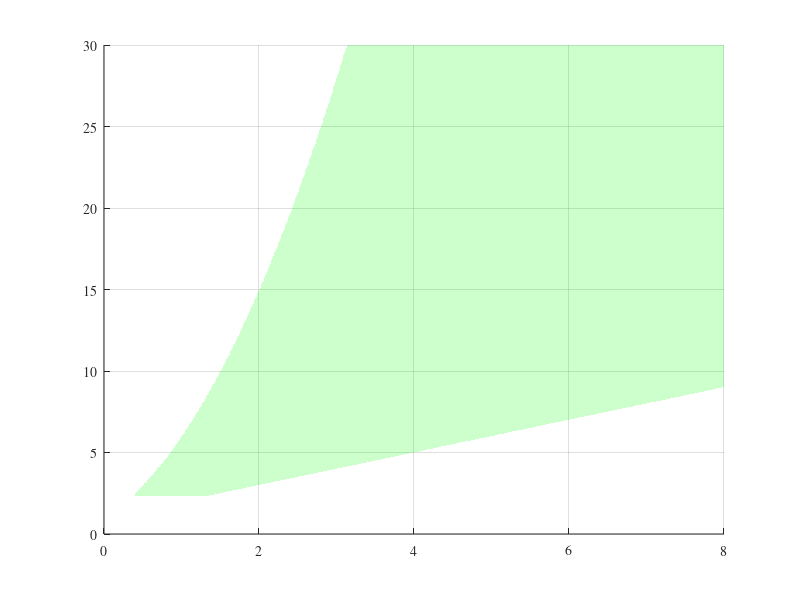

This figure's MATLAB source: (Note: this script raises an error after producing the figure.)
%Numerical Coex Region overlaid with Theoretical Coexistence Region.
tic;
%%%%%%%%%%%%%%%%%%%%%%%%%%%%%%%%%%%%%%%%%%%%%%%%%%%%%%%%%%%%%%%%%%%%%%%%%%%%%%%%%%%%%%%%%%%%%%%%%%%%%%%%%%
%%%%%%%%%%%%%%%%%%                                                                      %%%%%%%%%%%%%%%%%%
%%%%%%%%%%%%%%%%%%                       NUMERICAL COEXISTENCE CODE                     %%%%%%%%%%%%%%%%%%
%%%%%%%%%%%%%%%%%%                                                                      %%%%%%%%%%%%%%%%%%
%%%%%%%%%%%%%%%%%%%%%%%%%%%%%%%%%%%%%%%%%%%%%%%%%%%%%%%%%%%%%%%%%%%%%%%%%%%%%%%%%%%%%%%%%%%%%%%%%%%%%%%%%%
F = 5;

    if F ==1 || F==5
        %________PARAMETER (a)______%
%            B2 = 10.6; %invader
%            D2 = 6;  %invader

            Birth1 = 2.34; %resident
            Death1 = 0.4;   %resident
            %________PARAMETER (a)_______%
    elseif F==2 || F==6
            % % %________PARAMETER (b)______%
%              B2 = 18; %invader
%              D2 = 7;  %invader
            % 
             Birth1 = 5.6; %resident
             Death1 = 1;   %resident
            % % %________PARAMETER (b)_______%
    elseif F==3 || F==7
            % %________PARAMETER (c)______%
%             B2 = 17; %invader
%             D2 = 7;  %invader
%              
            Birth1 = 6.8; %resident
            Death1 = 2;   %resident
            % %________PARAMETER (c)_______%
    elseif F==4 || F==8
            % %________PARAMETER (d)______%
%             B2 = 21; %invader
%             D2 = 7;  %invader
            
            Birth1 = 9; %resident
            Death1 = 2;   %resident
            % %________PARAMETER (d)_______%
    
    end

% Birth1 = 2.34; %fixed Param %resident
% Death1 = 0.4; %fixed Param %resident

if F <5
    InvType = 1; 
elseif F > 4
    InvType = 2; 
end


gamma =1; %fixed Param

StepSizeB = 5; %This determine how many points are checked in the parameter sweep. Smaller = more points
StepSizeD = 5;


Birth2 = Birth1:StepSizeB:30; %Mesh for Birth       and Death params. 
Death2 = Death1:StepSizeD:8; %I scale these linearly, but they can have any upper bound.

    %%%%%%%%%%%%%%%%%%%%%%%%%%%%%%%%%%%%%%%%%%%%%%%%%%%%%%%%%%%%%%%%%%%%%%%%%%%%%%%%%%%%%%%%%%%%%%%%%%%%%%%%%%
    %%%%%%%%%%%%%%%%%%                                                                      %%%%%%%%%%%%%%%%%%
    %%%%%%%%%%%%%%%%%%                     ANALYTICAL COEXISTENCE CODE                     %%%%%%%%%%%%%%%%%%
    %%%%%%%%%%%%%%%%%%                                                                      %%%%%%%%%%%%%%%%%%
    %%%%%%%%%%%%%%%%%%%%%%%%%%%%%%%%%%%%%%%%%%%%%%%%%%%%%%%%%%%%%%%%%%%%%%%%%%%%%%%%%%%%%%%%%%%%%%%%%%%%%%%%%%
    
    meshsize = 0.01;
    g=gamma;
    
    % %-------Param 0 ----------------
    bj=Birth1; 
    muj=Death1;
    
    %define the range of x (mi),y (ri - birth - bi) coordinates
    
    % mui=muj:.1*meshsize:8;
    % bi=bj:.36587*meshsize:30;
    
    mui=muj:meshsize:8;
    bi=bj:meshsize:30;
    
    
    %Making a Matrix of b_i (r_i) and m_i values
    [b,m] = meshgrid(bi,mui);
    
    
    %-------start feasbility ----------------
    Sij= b > (2*bj.*(m+g).*(g+muj).*(m+g+muj))./(bj.*g.*(m-muj)+(g+muj).*(m+2*g+muj).*(g+2*muj));
    Sji= b < (bj.*(m+g).*(2*m+g).*(m+2*g+muj))./(bj.*g.*(m-muj)+2.*(m+g).*(g+muj).*(m+g+muj));
    
     feas = Sij.*Sji;
     feas(feas==0) = NaN;
    
    %-------end feasibiltity----------------
    
    %-------start Rvals ----------------
    
    ineq3 = 1<2;
    
    % ----constant epsilon----
      Rij = ((1/2).*b.^(-1).*(g+m).^(-1).*(2.*b.*(g+m)+(-1).*(b+(-1).*g+(-1).*m).*(g+2.*m)))>(bj.^(-1).*(g+muj));
      Rji = ((1/2).*bj.^(-1).*(g+muj).^(-1).*(2.*bj.*(g+muj)+(-1).*(bj+(-1).*g+(-1).*muj).*(g+2.*muj)))>(b.^(-1).*(g+m));
    % ----constant epsilon----
    
     % -----epsilon(a)-------
     Ri =(bj+(-1).*g+(-1).*muj+(-1/2).*b.^(-1).*bj.*(b+(-1).*g+(-1).*m).*(g+m).^(-1).*(g+2.*m).*(g+m+muj).^(-1).*(2.*g+m+muj))>(0);
     Rj = (b+(-1).*g+(-1).*m+(-1/2).*b.*bj.^(-1).*(bj+(-1).*g+(-1).*muj).*(g+muj).^(-1).*(g+m+muj).^(-1).*(2.*g+m+muj).*(g+2.*muj))>(0);
    % ------epsilon(a)-----
    
    %-----crit condition-----
    
    aci = (1+(-2).*m.*(g+2.*m).^(-1).*b.*((-1).*g+(-1).*m+b).^(-1))<=(0);
    acj = (1+(-2).*bj.*(bj+(-1).*g+(-1).*muj).^(-1).*muj.*(g+2.*muj).^(-1))<=(0);
    
    %-----crit condition-----
    
    Condition = Rij.*Rji;
    Condition(Condition==0)=NaN;
    
    Condition1 = Ri.*Rj;
    Condition1(Condition1==0)=NaN;
    
    CritCondition = aci.*acj;
    CritCondition(CritCondition==0)=NaN;
    
    
    %---------------------------------------------------------comparing epsilon-------------------------------------------------
    surf(m,b,CritCondition,'DisplayName','crit cond','EdgeColor','none','FaceColor', 'g','FaceAlpha',0.2,'EdgeAlpha',0)
         hold on 
    %
     %----Func(Eps)-----
    % surf(m,b,Condition1,'DisplayName','\epsilon(a)','EdgeColor','none','FaceColor', 'r	','FaceAlpha',0.3)
    %    hold on
     %---- Constant Epsilon-----
%     surf(m,b,Condition,'DisplayName','cons \epsilon','EdgeColor','none','FaceColor', 'b','FaceAlpha',0.3)
%     hold on;
     %------feasibility
%     surf(m,b,feas,'DisplayName','feas','EdgeColor', 'none', 'FaceColor','[0.75, 0, 0.75]','FaceAlpha',0.3)
%      surf(m,b,feas,'DisplayName','Theoretical Mutual Invasion','EdgeColor', 'none', 'FaceColor','k','FaceAlpha',0.3)
%          
%     hold on
    %---------------------------------------------------------comparing epsilon-------------------------------------------------
    
    
    set(gca,'fontname','times')
    
    view(0,90)
    
    hold on 
    
    
    %%%%%%%%%%%%%%%%%%%%%%%%%%%%%%%%%%%%%%%%%%%%%%%%%%%%%%%%%%%%%%%%%%%%%%%%%%%%%%%%%%%%%%%%%%%%%%%%%%%%%%%%%%
    %%%%%%%%%%%%%%%%%%                                                                      %%%%%%%%%%%%%%%%%%
    %%%%%%%%%%%%%%%%%%                     THEORETICAL COEXISTENCE CODE END                                 %%%%%%%%%%%%%%%%%%
    %%%%%%%%%%%%%%%%%%                                                                      %%%%%%%%%%%%%%%%%%
    %%%%%%%%%%%%%%%%%%%%%%%%%%%%%%%%%%%%%%%%%%%%%%%%%%%%%%%%%%%%%%%%%%%%%%%%%%%%%%%%%%%%%%%%%%%%%%%%%%%%%%%%%%
    

Lb = length(Birth2);
Ld = length(Death2);

BoolMat1 = zeros(Lb,Ld);
BoolMat2 = zeros(Lb,Ld);

parfor i = 1:Lb
    for j = 1:Ld
        BoolMat1(i,j) = InvasionFunction(Birth1, Death1, Birth2(i), Death2(j), gamma, InvType);
        BoolMat2(i,j) = InvasionFunction( Birth2(i), Death2(j), Birth1, Death1, gamma, InvType);        
    end
end


MutInvadeMat = double(BoolMat1&BoolMat2);                             

    BoolMat1(BoolMat1 == 0) = NaN; 
    %BoolMat1(BoolMat1 ~=1) = NaN;            %yellow region where invader does not survive

    BoolMat2(BoolMat2 ==0) = NaN;
    %BoolMat2(BoolMat2 ~=1) = NaN;            %yellow region where invader does not survive

    MutInvadeMat(MutInvadeMat ==0) = NaN;
    %MutInvaderMat(MutInvaderMat ~=1) = NaN;   %yellow region where invader does not survive


     surf(m,b,feas,'DisplayName','Theoretical Mutual Invasion','EdgeColor', 'none', 'FaceColor','k','FaceAlpha',0.3)
         
    hold on

    
    %-----------------------Main Plot End------------------------------
    
    
    
    %%%%%%%%%%%%%%%%%%%%%%%%%%%%%%%%%%%%%%%%%%%%%%%%%%%%%%%%%%%%%%%%%%%%%%%%%%%%%%%%%%%%%%%%%%%%%%%%%%%%%%%%%%
    %%%%%%%%%%%%%%%%%%                                                                      %%%%%%%%%%%%%%%%%%
    %%%%%%%%%%%%%%%%%%                  NUMERICAL COEXISTENCE CODE END                      %%%%%%%%%%%%%%%%%%
    %%%%%%%%%%%%%%%%%%                                                                      %%%%%%%%%%%%%%%%%%
    %%%%%%%%%%%%%%%%%%%%%%%%%%%%%%%%%%%%%%%%%%%%%%%%%%%%%%%%%%%%%%%%%%%%%%%%%%%%%%%%%%%%%%%%%%%%%%%%%%%%%%%%%%
    
    

    axis([muj-.2 8 bj-.2 30])
    
    
     hold on 
     
     legend show
    

        str = sprintf('Mutual Invasion ,  %s = %g , %s = %g.','\mu_j',Death1,'b_j',Birth1);
    title(str,'FontSize',20);
    hold off;



    set(gca,'fontname','times')

xlabel('m_i , mortality sp i','FontSize',20)
ylabel('r_i , reproduction sp i','FontSize',20)
view(0,90)
%%
hold on 

%line for mi at mj
x = [muj, 8];
y = [bj, bj];
z= [1,1];

plot3(x,y,z,'color','r','DisplayName','m_i=m_j & r_i=r_j');

hold on 

%line for ri = rj
x1 = [muj, muj];
y1 = [bj, 30+bj];
z1= [1,1];

plot3(x1,y1,z1,'color','r','HandleVisibility','off');
%%
legend('Location','northwest','FontSize',20)
hold on 

axis([muj-.05 8 bj-.2 30])
    
clearvars;

f = datetime('now');
disp(f);


toc;
